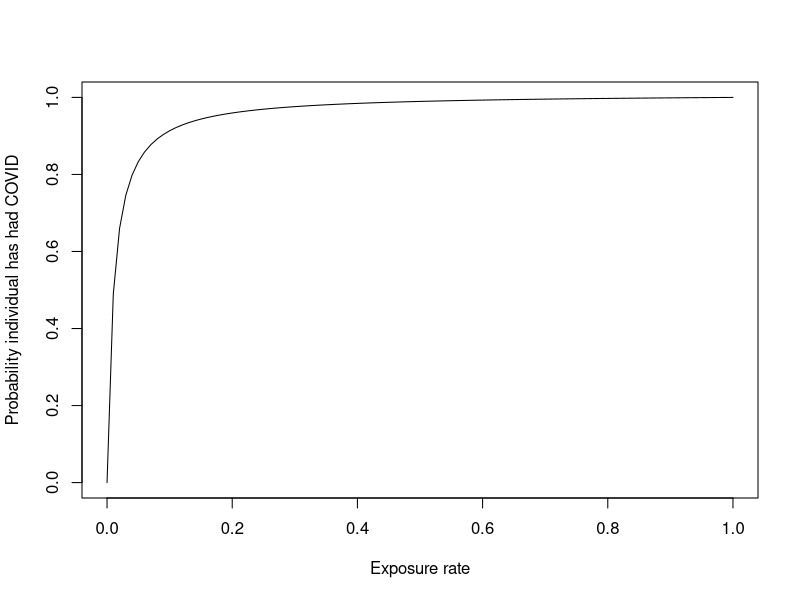
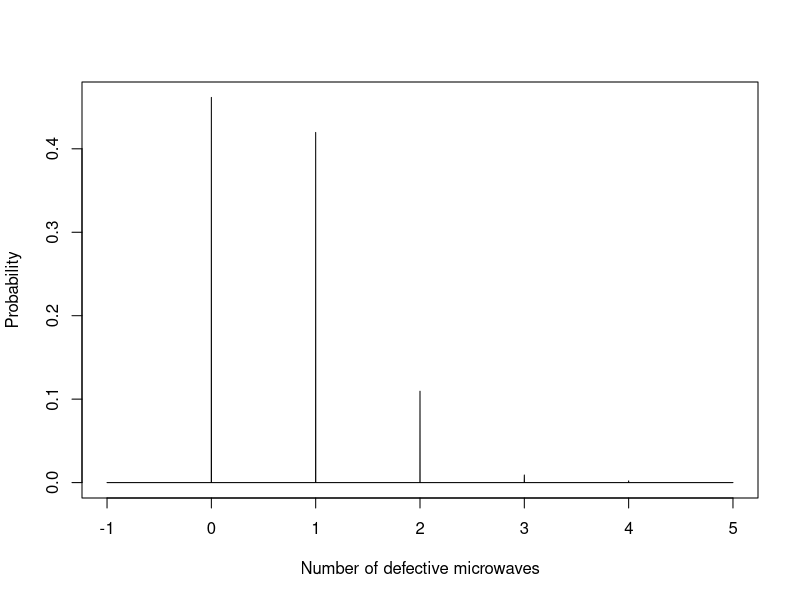
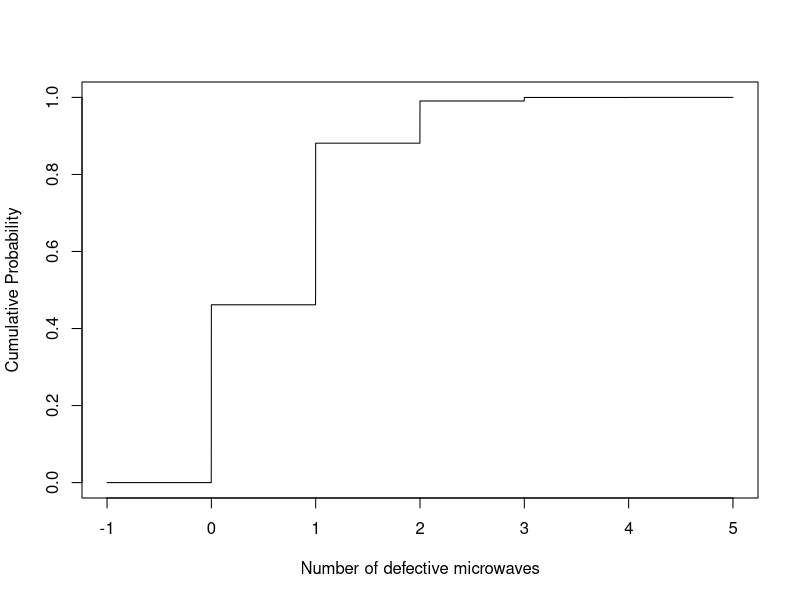
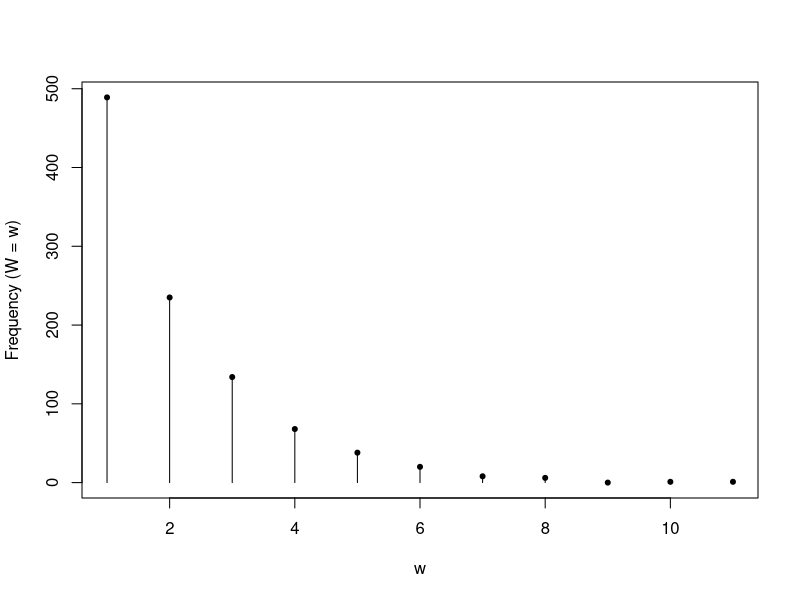

Here is the R script that generated these plots, in order:
## ---- chunk 1
knitr::opts_chunk$set(echo = TRUE)
## ---- chunk 2
curve((0.95 * x / (0.95 * x + 0.01 * (1-x))), 0, 1, ylab = "Probability individual has had COVID", xlab = "Exposure rate")
## ---- chunk 3
P <- function(x){
  if(x == 0){return(0.4616)}
  if(x == 1){return(0.4196)}
  if(x == 2){return(0.1095)}
  if(x == 3){return(0.0091)}
  if(x == 4){return(0.002)}
  
  return(0)
}
vP <- Vectorize(P)
curve(vP, from = -1, to = 5, xlab = "Number of defective microwaves", ylab = "Probability", n= 6001)

## ---- chunk 4
P <- function(x){
  if(x < 0){return(0)}
  if(0 <= x && x < 1){return(0.4616)}
  if(1 <= x && x < 2){return(0.8812)}
  if(2 <= x && x < 3){return(0.9907)}
  if(3 <= x && x < 4){return(0.9998)}
  if(x >= 4){return(1)}
  
  return(0)
}
vP <- Vectorize(P)
curve(vP, from = -1, to = 5, xlab = "Number of defective microwaves", ylab = "Cumulative Probability", n= 6001)

## ---- chunk 5
rg_fun <-function() {# generate a sequence of 100 independent Bernoulli trials
  samp <-rbinom(n = 100, size = 1, prob = 0.5)# find the location of the 2nd 1 - corresponds to the number of trials until
  # the second success
  g <-which(samp==1)[1]
  return(g)}

g_vec <-replicate(n = 1000, expr =rg_fun())

## ---- chunk 6
table(g_vec)
tab_g  <-tabulate(g_vec,max(g_vec))

plot(tab_g, type = "h",xlab = "w",ylab = "Frequency (W = w)")# add points at the observed frequencies
points(1:max(g_vec), tab_g, pch = 20)

